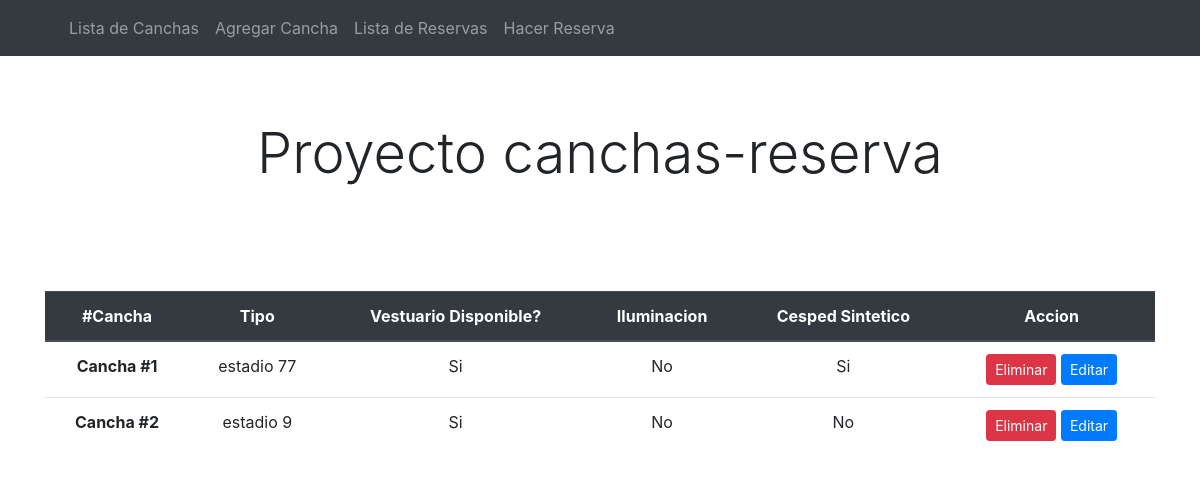
Before: / with the older database file.
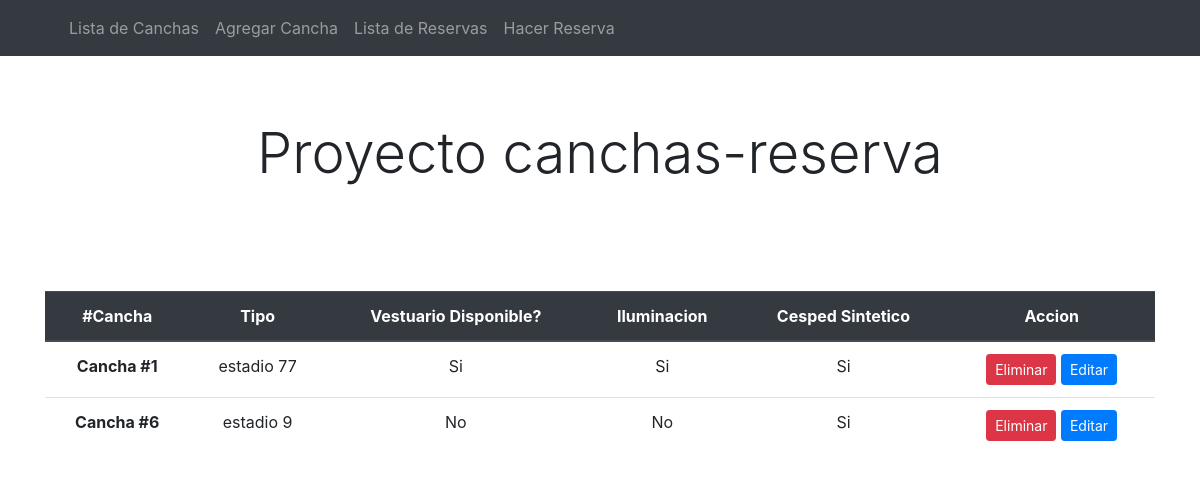
After: the same page with the newer database file.
### proyecto/models.py (models this page shows, shortened)
class Cancha(models.Model):
    cancha = models.CharField(max_length=80)
    codigoInterno = models.CharField(max_length=40)
    tipo = models.CharField(max_length=40)
    vestuarioDisponible = models.BooleanField()
    iluminacion = models.BooleanField()
    cespedSintetico = models.BooleanField()

### proyecto/views.py (the view)
# urls.py: 2. Add a URL to urlpatterns:  path('', views.home, name='home')
def home(request):
    canchas = Cancha.objects.all()
    context = {'canchas':canchas}
    return render(request, 'proyecto/home.html', context)

### proyecto/templates/proyecto/home.html
{% extends 'proyecto/layout.html' %}
    {% block content %}
        <div class="container text-center">
            <table class="table">
            <thead class="thead-dark">
                <tr>
                <th scope="col">#Cancha</th>
                <th scope="col">Tipo</th>
                <th scope="col">Vestuario Disponible?</th>
                <th scope="col">Iluminacion</th>
                <th scope="col">Cesped Sintetico</th>
                <th scope="col">Accion</th>
                </tr>
            </thead>
            <tbody>
                {% for cancha in canchas  %}
                    <tr>
                        <th scope="row"> Cancha #{{ cancha.id }}</th>
                        <td>{{ cancha.cancha }}</td>
                        {% if cancha.vestuarioDisponible %}
                            <td>Si</td>
                        {% else %}
                            <td>No</td>
                        {% endif %}
                        {% if cancha.iluminacion %}
                            <td>Si</td>
                        {% else %}
                            <td>No</td>
                        {% endif %}
                        {% if cancha.cespedSintetico %}
                            <td>Si</td>
                        {% else %}
                            <td>No</td>
                        {% endif %}
                        <td>
                            <a class="btn btn-danger btn-sm" href="{% url 'eliminar' cancha.id %}">Eliminar</a>
                            <a class="btn btn-primary btn-sm" href="{% url 'editar' cancha.id %}">Editar</a>
                        </td>
                    </tr>
                {% endfor %}
            </tbody>
            </table>
        </div>
    {% endblock %}

Changed rows visible on the page:
removed Cancha: id "2", cancha "estadio 9", vestuarioDisponible "Si", iluminacion "No", cespedSintetico "No"
changed Cancha "estadio 77": iluminacion "No" → "Si"
added Cancha: id "6", cancha "estadio 9", vestuarioDisponible "No", iluminacion "No", cespedSintetico "Si"
